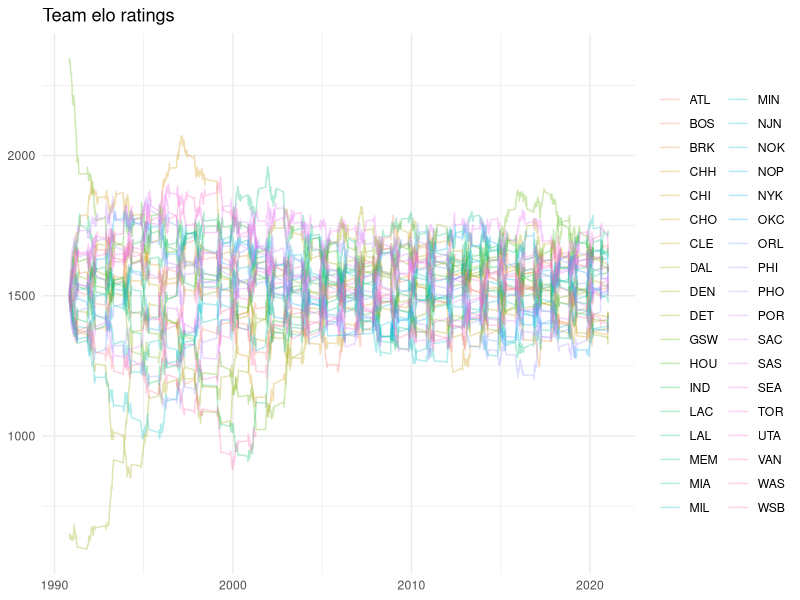
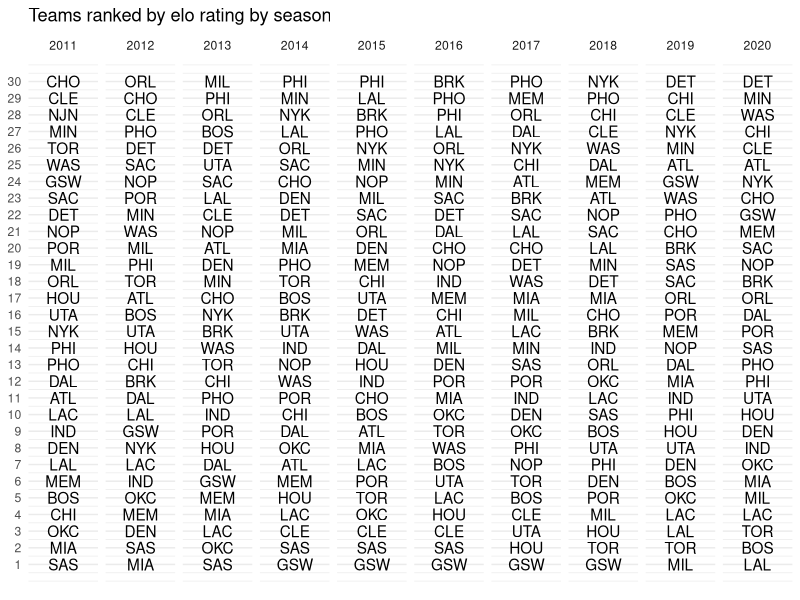

Generate these figures, in order, with R:
library(tidyverse)
setwd('/home/joemarlo/Dropbox/Data/Projects/nba-predictor')
theme_set(theme_minimal())

# read in the data
elo_ratings <- read_csv("Elo/Data/historical_elo.csv")

# pivot data longer and add season
elo_long <- elo_ratings %>% 
  mutate(team1 = paste0(team1, ":", team1_elo),
         team2 = paste0(team2, ":", team2_elo)) %>% 
  pivot_longer(cols = c(team1, team2)) %>%
  separate(value, sep = ":", into = c("team", "elo")) %>% 
  select(date, team, elo) %>% 
  mutate(elo = as.numeric(elo),
         year = lubridate::year(date),
         month = lubridate::month(date),
         season = if_else(month < 7, year - 1, year))

# plot elo scores over time
elo_long %>% 
  ggplot(aes(x = date, y = elo, group = team, color = team)) +
  geom_line(alpha = 0.3) +
  labs(title = "Team elo ratings",
       x = NULL,
       y = NULL,
       color = NULL)
# ggsave("Plots/historical_elo_ratings.png", height = 5, width = 8)

# elo ratings by season
elo_long %>%  
  filter(season > 2010) %>% 
  group_by(season, team) %>% 
  filter(date == max(date)) %>%
  group_by(season) %>% 
  mutate(rank = rank(-elo)) %>% 
  ggplot(aes(x = 1, y = rank)) +
  geom_text(aes(label = team)) +
  scale_x_continuous(labels = NULL) +
  scale_y_continuous(breaks = 1:30) +
  facet_wrap(~season, nrow = 1) +
  labs(title = "Teams ranked by elo rating by season",
       x = NULL,
       y = NULL) +
  theme(panel.grid.major.x = element_blank(),
        panel.grid.minor.x = element_blank())
# ggsave("Plots/historical_elo_rankings.png", height = 8, width = 10)
